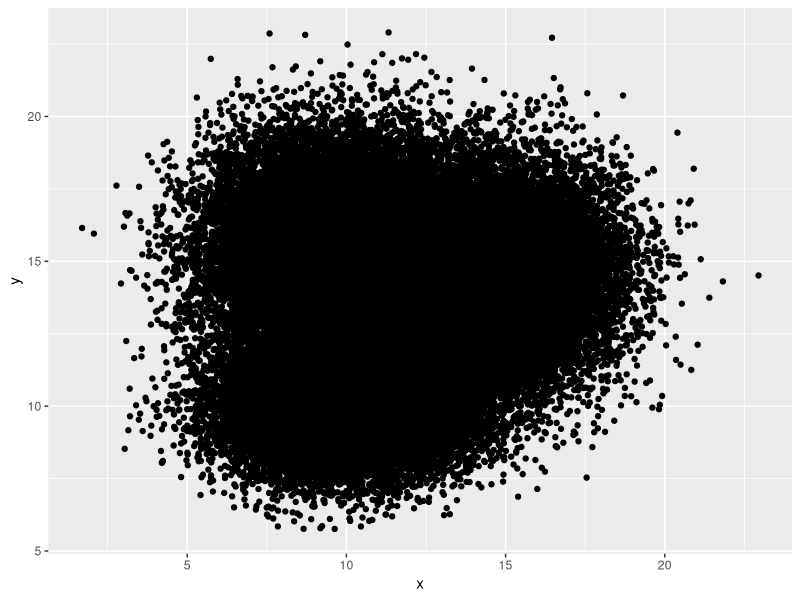
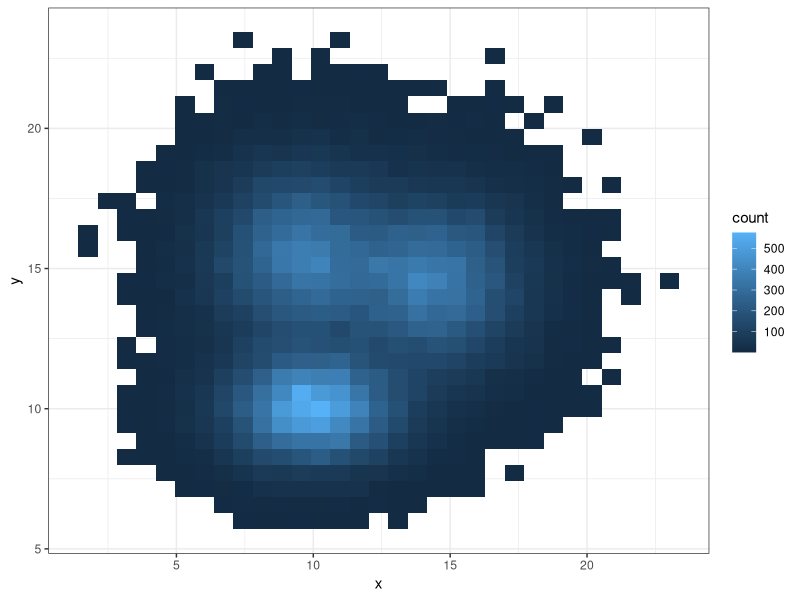
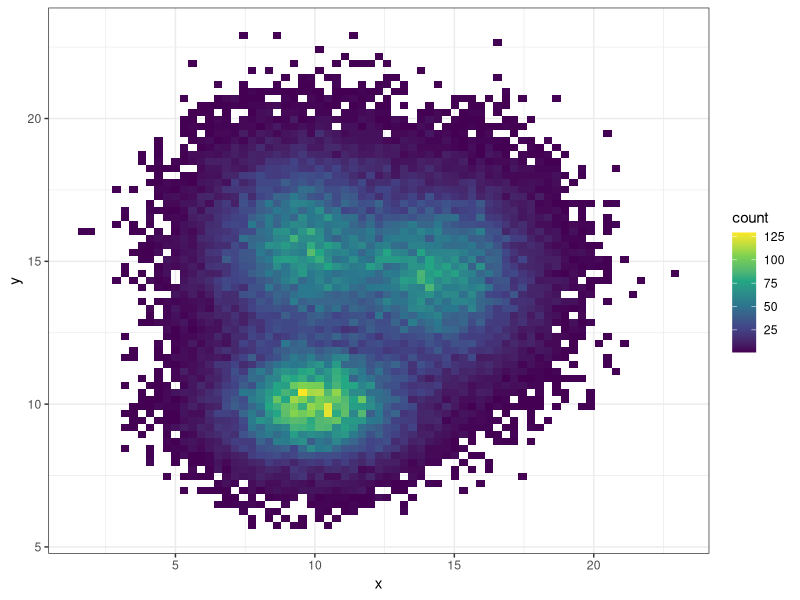
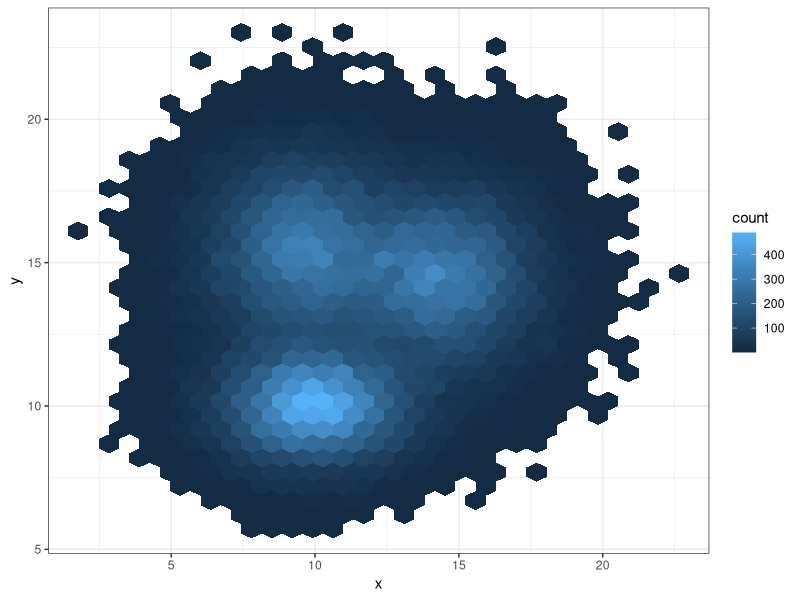
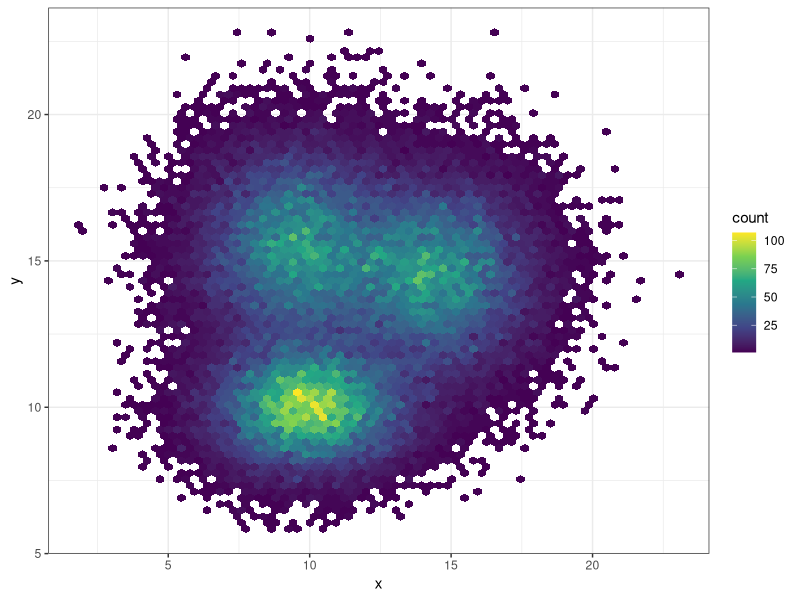
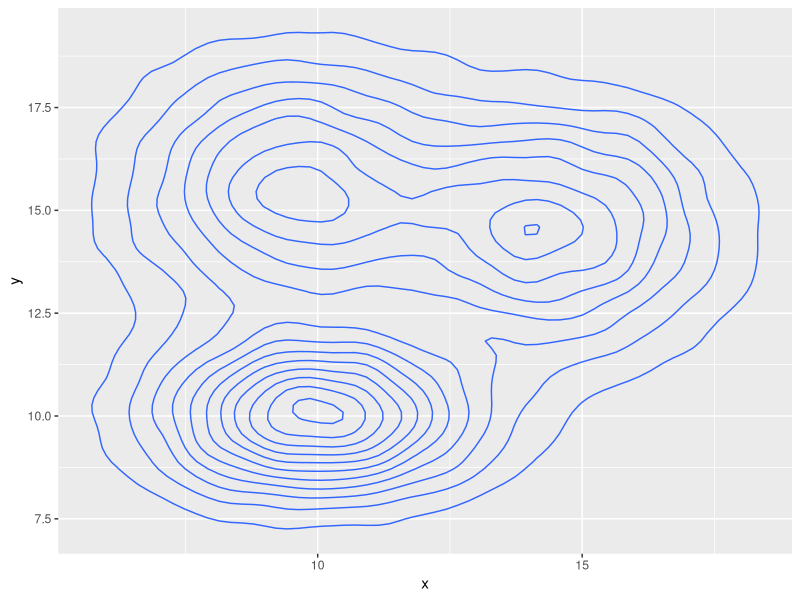
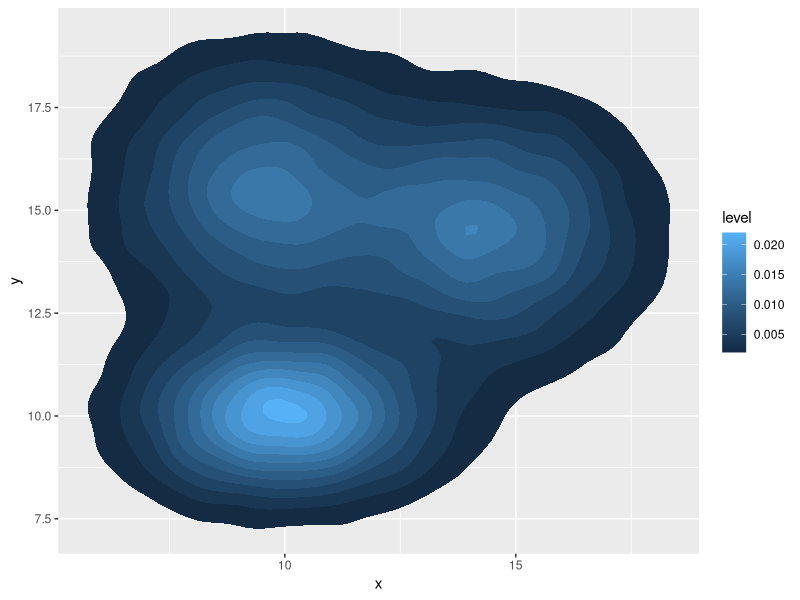
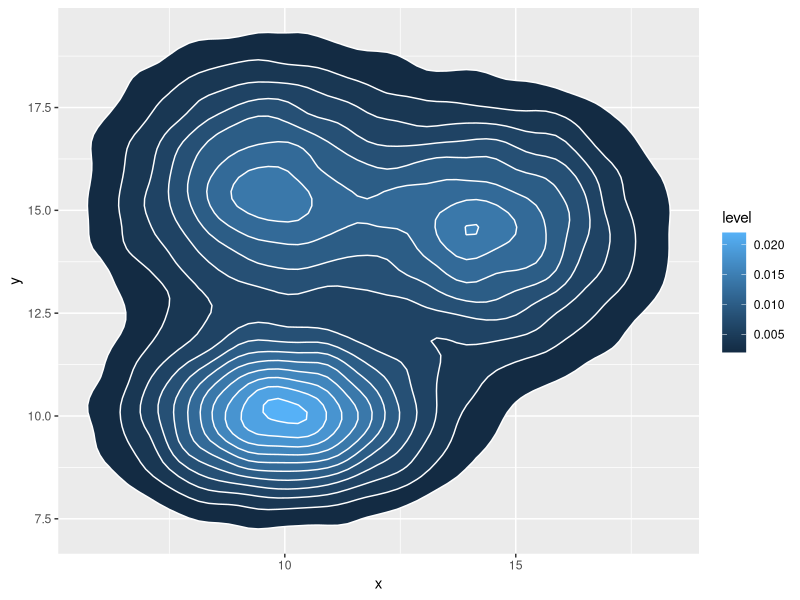

Recreate these plots in R, in order.
# gloss bench figure gallery-015
# source: 2d-density-plot-with-ggplot2.Rmd (gallery)
# Frozen by bench/R/harvest.R: code up to the chosen figure; see meta.json.
# ---- chunk 1 ----
knitr::opts_chunk$set( warning=FALSE, message=FALSE)
# ---- chunk 2 ----
# Library
library(tidyverse)
 
# Data
a <- data.frame( x=rnorm(20000, 10, 1.9), y=rnorm(20000, 10, 1.2) )
b <- data.frame( x=rnorm(20000, 14.5, 1.9), y=rnorm(20000, 14.5, 1.9) )
c <- data.frame( x=rnorm(20000, 9.5, 1.9), y=rnorm(20000, 15.5, 1.9) )
data <- rbind(a,b,c)
 
 
# Basic scatterplot
ggplot(data, aes(x=x, y=y) ) +
  geom_point()
# ---- chunk 3 ----
# ---- chunk 4 ----
# 2d histogram with default option
ggplot(data, aes(x=x, y=y) ) +
  geom_bin2d() +
  theme_bw()
 
# Bin size control + color palette
ggplot(data, aes(x=x, y=y) ) +
  geom_bin2d(bins = 70) +
  scale_fill_continuous(type = "viridis") +
  theme_bw()
# ---- chunk 5 ----
# ---- chunk 6 ----
# Hexbin chart with default option
ggplot(data, aes(x=x, y=y) ) +
  geom_hex() +
  theme_bw()
 
# Bin size control + color palette
ggplot(data, aes(x=x, y=y) ) +
  geom_hex(bins = 70) +
  scale_fill_continuous(type = "viridis") +
  theme_bw()
# ---- chunk 7 ----
# ---- chunk 8 ----
# Show the contour only
ggplot(data, aes(x=x, y=y) ) +
  geom_density_2d()
 
# Show the area only
ggplot(data, aes(x=x, y=y) ) +
  stat_density_2d(aes(fill = ..level..), geom = "polygon")
 
# Area + contour
ggplot(data, aes(x=x, y=y) ) +
  stat_density_2d(aes(fill = ..level..), geom = "polygon", colour="white")
 
# Using raster
ggplot(data, aes(x=x, y=y) ) +
  stat_density_2d(aes(fill = ..density..), geom = "raster", contour = FALSE) +
  scale_x_continuous(expand = c(0, 0)) +
  scale_y_continuous(expand = c(0, 0)) +
  theme(
    legend.position='none'
  )
# ---- chunk 9 ----
# ---- chunk 10 ----
# Call the palette with a number
ggplot(data, aes(x=x, y=y) ) +
  stat_density_2d(aes(fill = ..density..), geom = "raster", contour = FALSE) +
  scale_fill_distiller(palette=4, direction=-1) +
  scale_x_continuous(expand = c(0, 0)) +
  scale_y_continuous(expand = c(0, 0)) +
  theme(
    legend.position='none'
  )
 
# The direction argument allows to reverse the palette
ggplot(data, aes(x=x, y=y) ) +
  stat_density_2d(aes(fill = ..density..), geom = "raster", contour = FALSE) +
  scale_fill_distiller(palette=4, direction=1) +
  scale_x_continuous(expand = c(0, 0)) +
  scale_y_continuous(expand = c(0, 0)) +
  theme(
    legend.position='none'
  )
